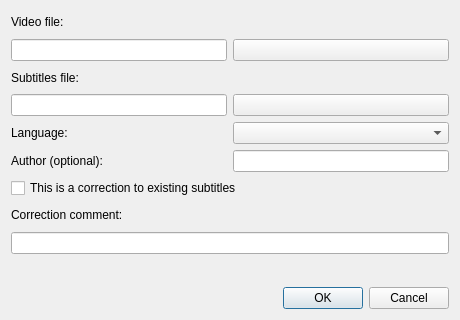
<?xml version="1.0" encoding="UTF-8"?>
<ui version="4.0">
 <class>frmNapiProjektUpload</class>
 <widget class="QDialog" name="frmNapiProjektUpload">
  <property name="geometry">
   <rect>
    <x>0</x>
    <y>0</y>
    <width>460</width>
    <height>320</height>
   </rect>
  </property>
  <property name="windowTitle">
   <string>Subnapi - Upload subtitles to NapiProjekt</string>
  </property>
  <property name="windowIcon">
   <iconset resource="../res/resources.qrc">
    <normaloff>:/icon/subnapi.png</normaloff>:/icon/subnapi.png</iconset>
  </property>
  <layout class="QGridLayout" name="gridLayout">
   <item row="0" column="0" colspan="2">
    <widget class="QLabel" name="lbVideoFile">
     <property name="text">
      <string>Video file:</string>
     </property>
    </widget>
   </item>
   <item row="1" column="0">
    <widget class="QLineEdit" name="leVideoFile"/>
   </item>
   <item row="1" column="1">
    <widget class="QPushButton" name="pbVideoFileSelect">
     <property name="text">
      <string/>
     </property>
     <property name="icon">
      <iconset resource="../res/resources.qrc">
       <normaloff>:/ui/folder.png</normaloff>:/ui/folder.png</iconset>
     </property>
    </widget>
   </item>
   <item row="2" column="0" colspan="2">
    <widget class="QLabel" name="lbSubtitleFile">
     <property name="text">
      <string>Subtitles file:</string>
     </property>
    </widget>
   </item>
   <item row="3" column="0">
    <widget class="QLineEdit" name="leSubtitleFile"/>
   </item>
   <item row="3" column="1">
    <widget class="QPushButton" name="pbSubtitleFileSelect">
     <property name="text">
      <string/>
     </property>
     <property name="icon">
      <iconset resource="../res/resources.qrc">
       <normaloff>:/ui/folder.png</normaloff>:/ui/folder.png</iconset>
     </property>
    </widget>
   </item>
   <item row="4" column="0">
    <widget class="QLabel" name="lbLang">
     <property name="text">
      <string>Language:</string>
     </property>
    </widget>
   </item>
   <item row="4" column="1">
    <widget class="QComboBox" name="cbLang"/>
   </item>
   <item row="5" column="0">
    <widget class="QLabel" name="lbAuthor">
     <property name="text">
      <string>Author (optional):</string>
     </property>
    </widget>
   </item>
   <item row="5" column="1">
    <widget class="QLineEdit" name="leAuthor"/>
   </item>
   <item row="6" column="0" colspan="2">
    <widget class="QCheckBox" name="cbCorrection">
     <property name="text">
      <string>This is a correction to existing subtitles</string>
     </property>
    </widget>
   </item>
   <item row="7" column="0" colspan="2">
    <widget class="QLabel" name="lbComment">
     <property name="text">
      <string>Correction comment:</string>
     </property>
    </widget>
   </item>
   <item row="8" column="0" colspan="2">
    <widget class="QLineEdit" name="leComment"/>
   </item>
   <item row="9" column="0" colspan="2">
    <widget class="QLabel" name="lbStatus">
     <property name="text">
      <string/>
     </property>
    </widget>
   </item>
   <item row="10" column="0" colspan="2">
    <widget class="QDialogButtonBox" name="buttonBox">
     <property name="orientation">
      <enum>Qt::Horizontal</enum>
     </property>
     <property name="standardButtons">
      <set>QDialogButtonBox::Cancel|QDialogButtonBox::Ok</set>
     </property>
    </widget>
   </item>
  </layout>
 </widget>
 <resources>
  <include location="../res/resources.qrc"/>
 </resources>
</ui>
